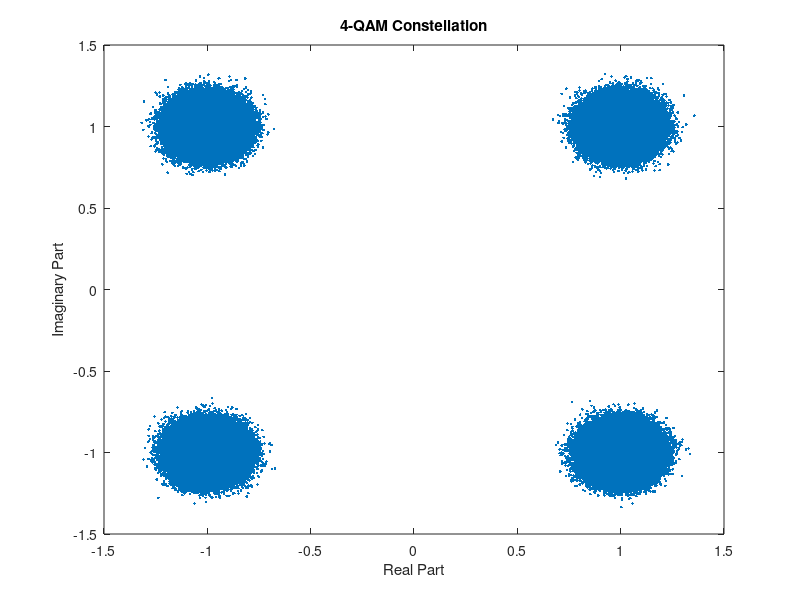

The MATLAB script that drew this image: (Note: this script raises an error after producing the figure.)
clc;
clear all;
close all;

M_values = [4,8,16,32, 64,128]; 

BER_data = cell(1, length(M_values));
symbols_data = cell(1, length(M_values));
SER_data = cell(1, length(M_values));

SNRdB = 0:2:20; 
SNRlin = 10.^(SNRdB/10);

% AWGN noise variance
N0 = 1./SNRlin;

for m_index = 1:length(M_values)
    M = M_values(m_index);
    
    % Generate random data for QAM symbols (log2(M) bits per symbol)
    numBits = 1000000;
    data_bits = randi([0, M-1], 1, numBits);

    % Modulate data into QAM symbols
    qam_symbols = qammod(data_bits, M, 'gray');

    % Initialize BER and SER arrays for simulation
    BER = zeros(1, length(SNRlin));
    SER = zeros(1, length(SNRlin));

    for k = 1:length(SNRdB)
        % Add AWGN noise to the QAM symbols
        n = sqrt(N0(k)/2) * (randn(size(qam_symbols)) + 1i * randn(size(qam_symbols)));
        received_symbols = qam_symbols + n;

        % Demodulate the received symbols
        received_bits = qamdemod(received_symbols, M, 'gray');

        % Calculate Bit Error Rate (BER) from simulation
        error_bits = sum(data_bits ~= received_bits);
        BER(k) = error_bits /(numBits*log2(M));

        % Calculate Symbol Error Rate (SER) from simulation
        SER(k) = error_bits / numBits;
    end
    
    % Store BER, SER, and symbols in the cell arrays
    BER_data{m_index} = BER;
    symbols_data{m_index} = received_symbols;
    SER_data{m_index} = SER;
    
    % Plot scatter plot for the current QAM order
    figure;
    scatterplot(received_symbols);
    title(sprintf('%d-QAM Constellation', M_values(m_index)));
    xlabel('Real Part');
    ylabel('Imaginary Part');
end

% Plot BER for all QAM orders on the same graph
figure;
for m_index = 1:length(M_values)
    semilogy(SNRdB, BER_data{m_index}, 'DisplayName', sprintf('%d-QAM', M_values(m_index)));
    hold on;
end
xlabel('SNR[dB]');
ylabel('Bit Error Rate');
legend('Location', 'southwest');
title('Bit Error Rate for QAM Modulation');
grid on;

% Plot SER for all QAM orders on the same graph
figure;
for m_index = 1:length(M_values)
    semilogy(SNRdB, SER_data{m_index}, 'DisplayName', sprintf('%d-QAM', M_values(m_index)));
    hold on;
end
xlabel('SNR[dB]');
ylabel('Symbol Error Rate');
legend('Location', 'southwest');
title(' Symbol Error Rate for QAM Modulation');
grid on;
